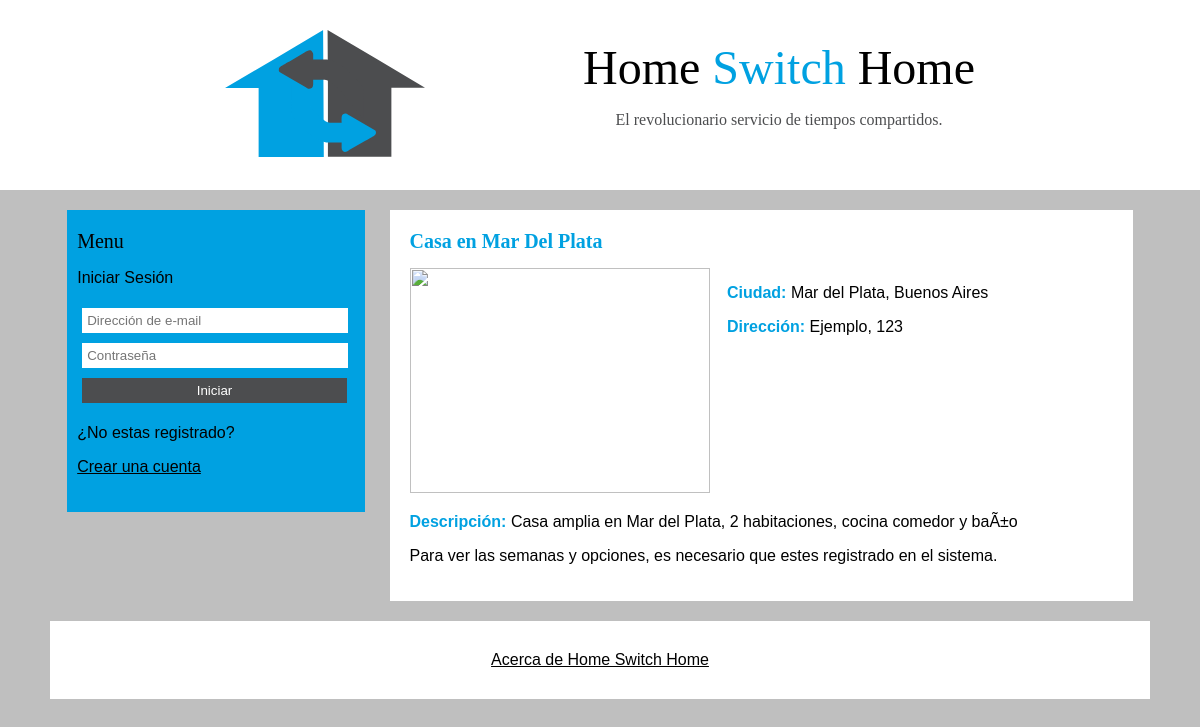
The app's page /ver-residencia.php?id=1 with its own data.
### tables this page shows
CREATE TABLE `residencias` (
  `id` int(4) NOT NULL,
  `nombre` varchar(128) NOT NULL DEFAULT '',
  `calle` varchar(64) NOT NULL,
  `localizacion` varchar(64) NOT NULL DEFAULT '',
  `numero` int(2) NOT NULL DEFAULT '0',
  `pisoydepto` varchar(32) NOT NULL DEFAULT 'NA',
  `imagen` blob NOT NULL,
  `descripcion` text NOT NULL,
  `oculto` int(1) NOT NULL DEFAULT '0'
);

### componentes/funciones-usuarios.php (called while the page is built, shortened)
<?php
class sesion{
	function estaLogeado($con) {
		if(isset($_SESSION['id'])){
			$sql = mysqli_query($con, "SELECT tokens_upd FROM usuarios WHERE id=".$_SESSION['id']);
			$chequeo = mysqli_fetch_array($sql);
			if (strtotime($chequeo['tokens_upd']) < time()) {
				$tokens_upd_fecha = time();
				$tokens_upd_fecha = strtotime("+1 year", $tokens_upd_fecha);
				$tokens_upd_db = date("Y", $tokens_upd_fecha)."-".date("m", $tokens_upd_fecha)."-".date("d", $tokens_upd_fecha);
				mysqli_query($con, "UPDATE usuarios SET `tokens`='2', `tokens_upd`='".$tokens_upd_db."'");
			}
			return true;
		} else {
			return false;
		}
	}
}
?>

### ver-residencia.php (the view, shortened to what this page needs)
<?php
	include('componentes/funciones-usuarios.php');
	$con = conectar();
	$sesion = new sesion;
	$logeado = $sesion->estaLogeado($con);
	$id = mysqli_real_escape_string($con, $_GET['id']);
    $residencia = mysqli_query($con, "SELECT * FROM residencias WHERE id=".$id);
    $datos_residencia = mysqli_fetch_array($residencia);
?>
<!DOCTYPE html>
<html>
<head>
	<link rel="stylesheet" type="text/css" href="estilo.css">
</head>
<body>
	<div class="cabezera">
		<?php include('modulos/cabezera.php') ?>
	</div>
	<div class="contenedor">
		<div class="sidebar">
			<?php include('modulos/sidebar.php') ?>
		</div>
		<div class="pagina">
			<span id="subtitulo" class="color-hsh"><b><?php echo utf8_decode($datos_residencia['nombre'])?></b></span></br>
			<div class="contenido-pagina">
				<div class="alinear-izquierda" style="width: 45%">
					<img style="width: 300px; height: 225px;" src="componentes/imagen.php?id=<?php echo $id?>"/>
				</div>
				<div class="alinear-derecha" style="width: 52.5%;">
					<p><span class="color-hsh"><b>Ciudad:</b></span> <?php echo utf8_decode($datos_residencia['localizacion'])?></p>
					<p><span class="color-hsh"><b>Dirección:</b></span> <?php echo utf8_decode($datos_residencia['calle'])?>, <?php echo $datos_residencia['numero']?></p>
				</div>
				<p><span class="color-hsh"><b>Descripción:</b></span> <?php echo utf8_decode($datos_residencia['descripcion'])?></p>
				<?php
					if (!$logeado) {
						echo '<p>Para ver las semanas y opciones, es necesario que estes registrado en el sistema.</p>';
				}
				?>
			</div>
		</div>
	</div>
	<div class="footer">
		<?php include('modulos/footer.php') ?>
	</div>
</body>
</html>

### estilo.css (style rules this page uses)
body { background-color: #BFBFBF; color: black; font-family: Liberation Sans; }
.cabezera { z-index: -1; position: absolute; top: 0px; left: 0px; right: 0px; width: 100%; background-color: #FFFFFF; color: #4C4D4F; height: 0px; padding-top: 40px; padding-bottom: 150px; }
.contenedor { width: 90%; max-width: 1100px; min-width: 1000px; margin-top: 210px; margin-left: auto; margin-right: auto; }
.sidebar { float: left; width: 27%; background-color: #00A1E1; padding-left: 10px; padding-top: 20px; padding-bottom: 20px; }
.footer { width: 90%; max-width: 1040px; margin-left: auto; margin-right: auto; padding: 30px; margin-top: 20px; background: white; }
.pagina { float: right; width: 66%; background-color: white; padding-left: 20px; padding-right: 20px; padding-top: 20px; padding-bottom: 20px; }
.contenido-pagina { width: 95%; margin-top: 15px; }
.alinear-derecha { float: right; }
.alinear-izquierda { float: left; }
.color-hsh { color:#00A1E1; }
#subtitulo { font-size: 20px; font-family: tahoma; }

### records on screen
residencias: nombre "Casa en Mar Del Plata", localizacion "Mar del Plata, Buenos Aires", calle "Ejemplo", numero "123", descripcion "Casa amplia en Mar del Plata, 2 habitaciones, cocina comedor y baÃ±o"
